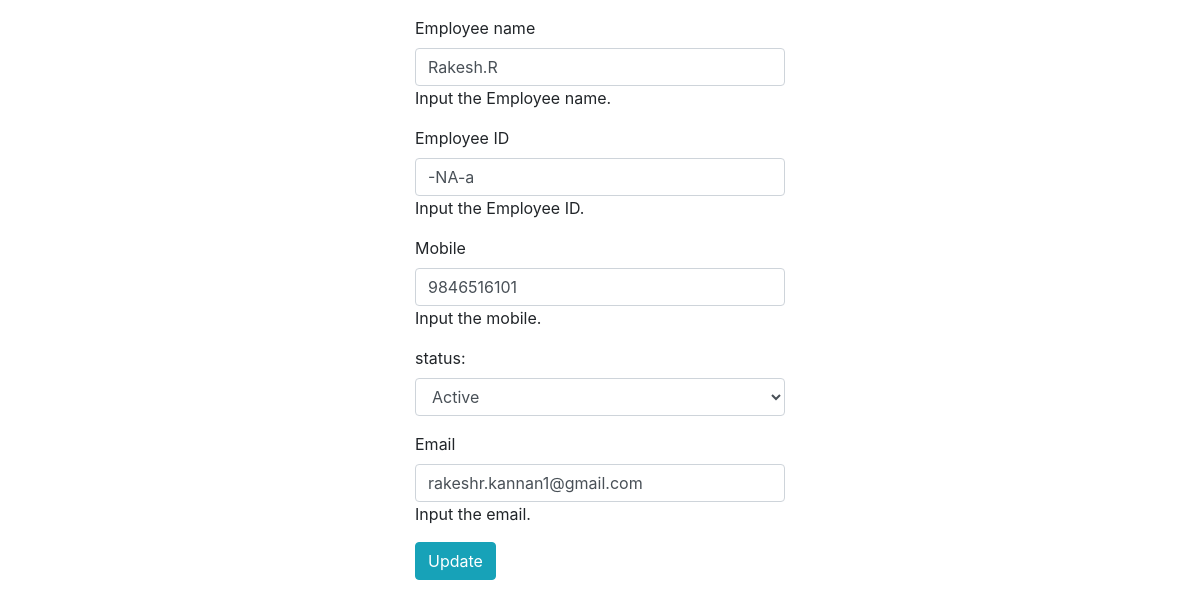
/users/edit/22 (signed in), run on the app's committed database.
### inventory/models.py (models this page shows, shortened)
class UsersDetails(models.Model):
    Active = '1'
    Inactive = '0'
    active_type = (
        (Active, 'Active'),
        (Inactive, 'Inactive'),
    )
    user = models.OneToOneField(User, on_delete=models.CASCADE)
    name = models.CharField(max_length=250)
    current_address = models.CharField(max_length=250, blank=True, default="-NA-")
    email = models.EmailField(max_length=90, default='')
    phone_regex = RegexValidator(regex = '^[6-9]\d{9}$',
                                 message="Phone number must be entered in the format")
    mobile = models.CharField(validators=[phone_regex], max_length=17, blank=True,)  # validators should be a list
    type = models.ForeignKey(Group, on_delete=models.CASCADE)
    status = models.CharField(choices=active_type, max_length=100, default="1")

### inventory/views.py (the view, shortened to what this page needs)
# urls.py: url(r'users/edit/(?P<id>\d+)$', UsersUpdateView.as_view(), name='inv_user_edit'),
class UsersUpdateView(LoginRequiredMixin, UpdateView):
    template_name = 'registrations/users/user_edit.html'
    model = UsersDetails
    form_class = EditUserForm
    def get_context_data(self, **kwargs):
        context = super(UsersUpdateView, self).get_context_data(**kwargs)
        context['active_user'] = "active"
        context['active_user_list'] = "active"  # sidebar active tag
        usersdetails = self.get_object()
        form_init = model_to_dict(usersdetails)
        form_init['email'] = usersdetails.user.email
        form = self.form_class(initial=form_init)
        context['form'] = form
        context['id'] = usersdetails.id
        return context
    def get_object(self, queryset=None):
        id = self.kwargs['id']
        return UsersDetails.objects.get(id=id)

### inventory/mywidgets.py (called while the page is built)
    def get_context(self, name, value, attrs):
        context = super(PlaceholderInput, self).get_context(name, value, attrs)
        context['widget']['attrs']['placeholder'] = name.title()
        return context

    def get_context(self, name, value, attrs):
        context = super(SelectInput, self).get_context(name, value, attrs)
        context['widget']['attrs']['selectholder'] = name.title()
        return context

### inventory/templates/registrations/users/user_edit.html (shortened to what this page needs)
<html>
<head>
         <link rel="stylesheet" href="https://maxcdn.bootstrapcdn.com/bootstrap/4.0.0/css/bootstrap.min.css">
</head>
<body>
<div class="d-flex justify-content-center mt-3">
<div class="form-group align-content-center col-md-4 mb-3">
<form class="form" action="" method="post">{% csrf_token %}
    <div class="box-body">
        {{ form }}
    </div>
    <div class="box-footer">
        <button type="submit" class="btn btn-info pull-right">Update</button>
    </div>
</form>
</div>
</div>
</body>
</html>

### inventory/templates/widgets/placeholder.html
<div class="form-group">
    <label class="control-label" for="{{ widget.name }}"><i class="fa {{ widget.attrs.labelicon|default:"fa-cube" }}"></i> {{ widget.attrs.label }}</label>
    <input class="form-control" type="{{ widget.type }}"
          name="{{ widget.name }}"
	  {% if widget.value != None %}
	    value="{{ widget.value }}"
	  {% endif %}
	  {% include "django/forms/widgets/attrs.html" %}
    />
    {% if widget.attrs.helptext != None %}
        <span class="help-block">{{ widget.attrs.helptext }}</span>
    {% endif %}
</div>

### data on the page
UsersDetails: name "Rakesh.R", current_address "-NA-a", mobile "9846516101"

### other printed values
{{ widget.attrs.label }} "Employee name Employee ID Mobile Email"
{{ widget.attrs.helptext }} "Input the Employee name. Input the Employee ID. Input the mobile. Input the email."
